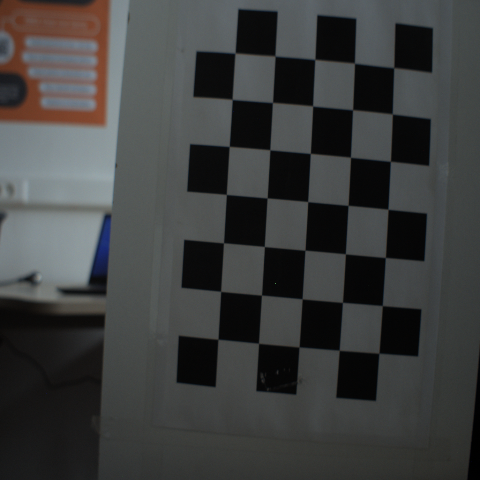
#> input picture chess_images/image_1.png, 480 x 480 px; its folder holds 5 pictures in this run
$ python main.py
#> lines starting #> are read from the running program, lines starting #| are printed output that depends on the picture; after the words box and inside, x2 and y2 are one past the last pixel; in counts of white or black regions, pixels touching at a corner belong together
import cv2
import glob
import numpy as np
import os
import pickle
from ximea import xiapi


# Definujte priečinok, kde sú uložené obrázky
save_directory = "chess_images"

# termination criteria
criteria = (cv2.TERM_CRITERIA_EPS + cv2.TERM_CRITERIA_MAX_ITER, 30, 0.001)

# Príprava objektových bodov (3D body v reálnom svete)
objp = np.zeros((5 * 7, 3), np.float32)
objp[:, :2] = np.mgrid[0:7, 0:5].T.reshape(-1, 2)

# Arrays to store object points and image points from all the images.
objpoints = []  # 3d point in real world space
imgpoints = []  # 2d points in image plane.

# Získanie zoznamu obrázkov v priečinku
image_paths = glob.glob(os.path.join(save_directory, '*.png'))

if not image_paths:
    print("Žiadne obrázky na kalibráciu neboli nájdené v priečinku", save_directory)
else:
    print(f"Nájdených {len(image_paths)} obrázkov na kalibráciu.")

for fname in image_paths:
    img = cv2.imread(fname)
#> img is the input picture: shape (480, 480, 3); mean B, G, R 62.3, 62.7, 61.4
    gray = cv2.cvtColor(img, cv2.COLOR_BGR2GRAY)
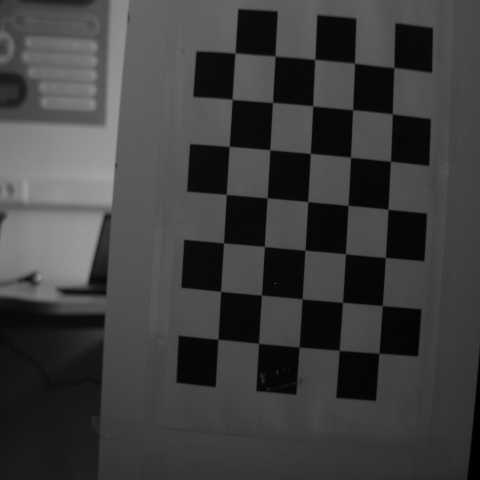
#> gray: shape (480, 480); min 0, max 164, mean 62.3

    # Nájdite rohy šachovnice
    ret, corners = cv2.findChessboardCorners(gray, (7, 5), None)
#> ret = True; corners = 35 rows, first 8: [217.8, 339], [220.7, 291.4], [223.5, 242.9], [226.3, 194.5], [229.3, 146.4], [232.1, 99.49], [235.2, 53.09], [258.6, 343.3]

    if ret:
        objpoints.append(objp)
        corners2 = cv2.cornerSubPix(gray, corners, (11, 11), (-1, -1), criteria)
#> corners2 = 35 rows, first 8: [217.9, 339.3], [220.6, 291.3], [223.5, 242.8], [226.3, 194.4], [229.2, 146.4], [232.2, 99.35], [235, 53.02], [258.5, 343.3]
        imgpoints.append(corners2)

        # Zobrazí rohy na obrázku
        cv2.drawChessboardCorners(img, (7, 5), corners2, ret)
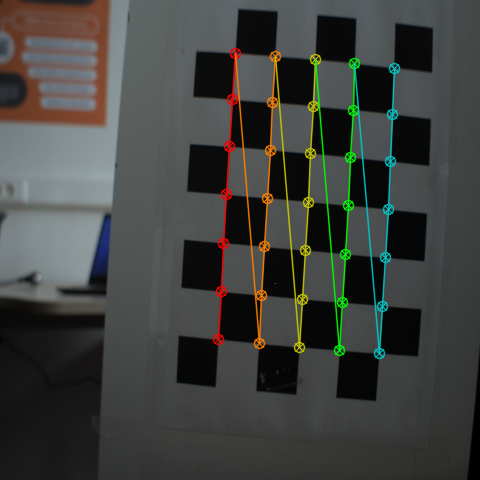
#> img: shape (480, 480, 3); 4.57% of pixels changed, all inside (x1, y1, x2, y2) = (212, 47, 401, 360)
        cv2.imshow('Chessboard', img)
        cv2.waitKey(500)
#> pass 2 of the loop `for fname in image_paths:`:
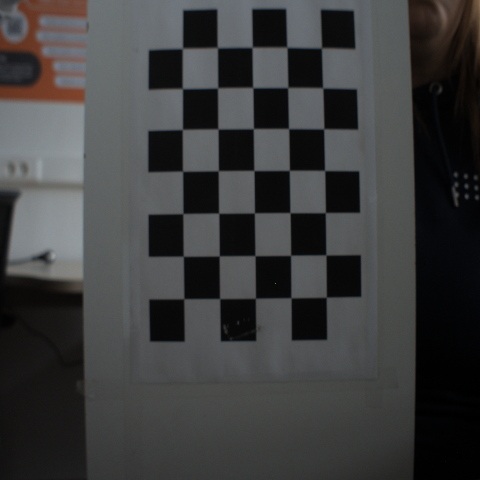
#> input picture chess_images/image_10.png, 480 x 480 px
#> img is the input picture: shape (480, 480, 3); mean B, G, R 61.3, 60.9, 60.5
#> corners = 35 rows, first 8: [321.4, 48.1], [322.8, 88.1], [323.6, 129], [324.7, 170.5], [325.4, 212.5], [325.9, 254.8], [326.3, 297.2], [287, 47.41]
#> corners2 = 35 rows, first 8: [321.5, 47.81], [322.7, 87.79], [323.8, 128.8], [324.6, 170.5], [325.3, 212.6], [325.9, 254.9], [326.3, 297.2], [286.9, 47.18]
#> `cv2.drawChessboardCorners(img, (7, 5), corners2, ret)`:
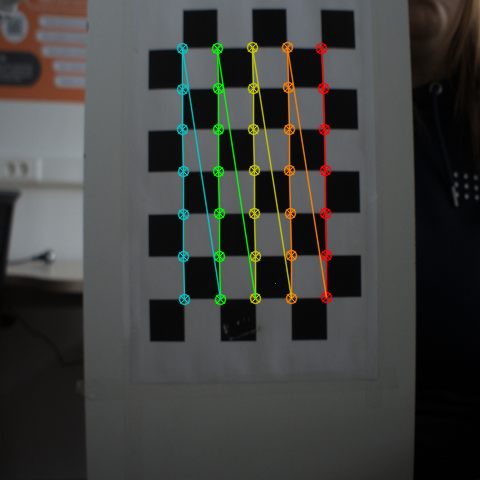
#> img: shape (480, 480, 3); 4.11% of pixels changed, all inside (x1, y1, x2, y2) = (176, 41, 333, 306)
#> pass 3 of the loop `for fname in image_paths:`:
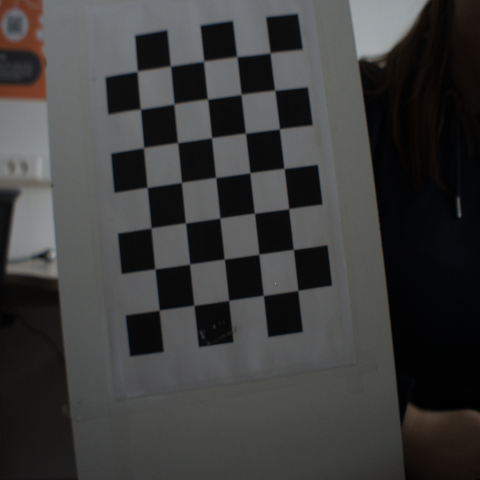
#> input picture chess_images/image_11.png, 480 x 480 px
#> img is the input picture: shape (480, 480, 3); mean B, G, R 60.1, 60.5, 60.7
#> corners = 35 rows, first 8: [270.1, 52.9], [274.8, 90.38], [279.3, 129.1], [284.1, 168.5], [288.6, 208.6], [293.4, 249.5], [297.7, 290.4], [237, 56.77]
#> corners2 = 35 rows, first 8: [270.1, 52.74], [274.7, 90.21], [279.4, 128.8], [284.1, 168.4], [288.7, 208.6], [293.4, 249.4], [297.8, 290.4], [236.8, 56.59]
#> `cv2.drawChessboardCorners(img, (7, 5), corners2, ret)`:
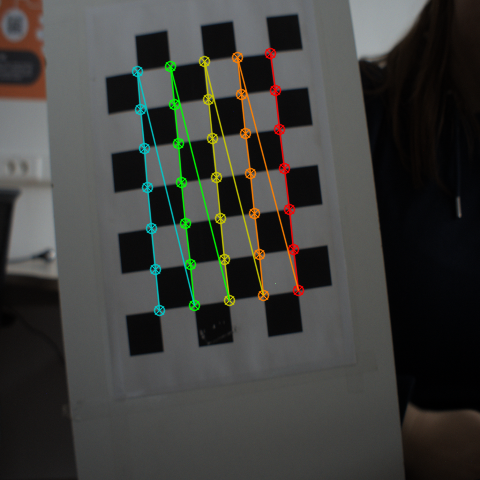
#> img: shape (480, 480, 3); 3.97% of pixels changed, all inside (x1, y1, x2, y2) = (131, 47, 305, 317)
#> the loop made 5 passes; the first 3 are shown

cv2.destroyAllWindows()

if objpoints and imgpoints:
    # Spustenie kalibrácie kamery
    print("Spúšťanie kalibrácie kamery...")
    ret, mtx, dist, rvecs, tvecs = cv2.calibrateCamera(objpoints, imgpoints, gray.shape[::-1], None, None)

    # Výpis výsledkov kalibrácie
    print("Kalibrácia bola úspešná.")
    print("Matica kamery:", mtx)
    print("Distortion koeficienty:", dist)

    # Uloženie matíc do súboru pomocou pickle
    calibration_data = {
        "camera_matrix": mtx,
        "distortion_coefficients": dist,
    }
    with open("camera_calibration.pkl", "wb") as f:
        pickle.dump(calibration_data, f)
    print("Kalibračné dáta boli uložené do camera_calibration.pkl")

    img = cv2.imread('chess_images/image_1.png')
    h, w = img.shape[:2]
#> h = 480; w = 480
    newcameramtx, roi = cv2.getOptimalNewCameraMatrix(mtx, dist, (w, h), 1, (w, h))

    # undistort
    dst = cv2.undistort(img, mtx, dist, None, newcameramtx)
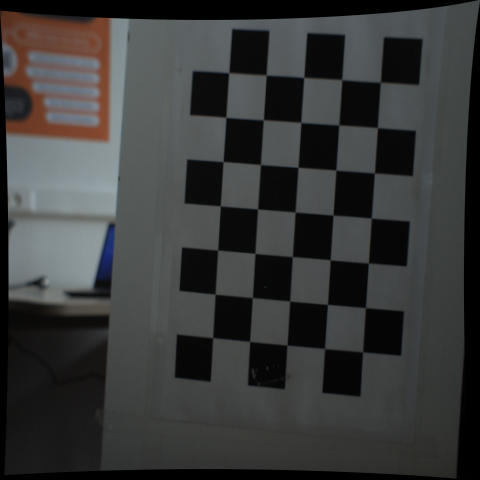
#> dst: shape (480, 480, 3); mean B, G, R 56.9, 57.3, 56.2

    # crop the image
    x, y, w, h = roi
    dst = dst[y:y + h, x:x + w]
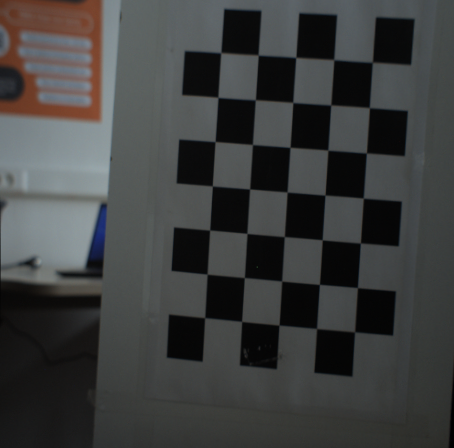
#> dst: shape (448, 454, 3); mean B, G, R 62.6, 63, 61.8
    cv2.imwrite('calibresult.png', dst)
    print("Opravený obrázok uložený ako calibresult.png")
else:
    print("Nepodarilo sa nájsť dostatok bodov pre kalibráciu.")

cv2.destroyAllWindows()
